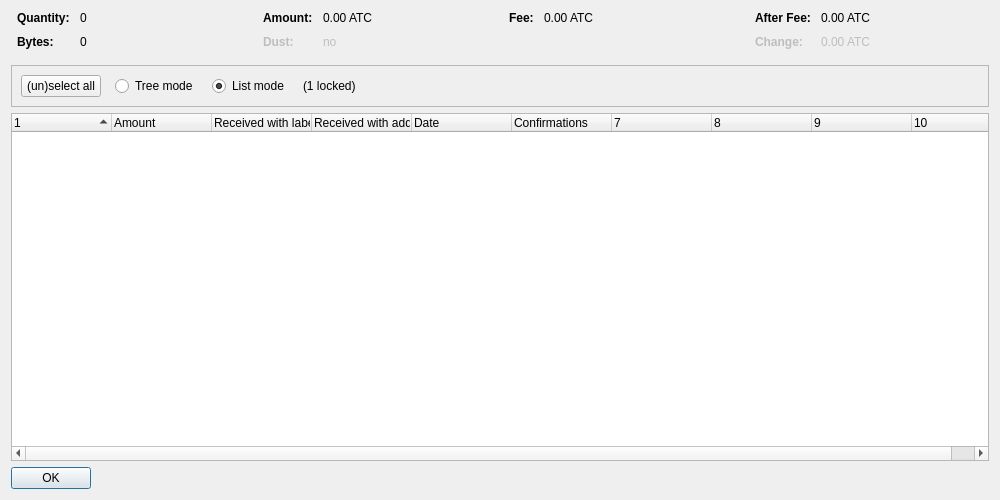
<?xml version="1.0" encoding="UTF-8"?>
<ui version="4.0">
 <class>CoinControlDialog</class>
 <widget class="QDialog" name="CoinControlDialog">
  <property name="geometry">
   <rect>
    <x>0</x>
    <y>0</y>
    <width>1000</width>
    <height>500</height>
   </rect>
  </property>
  <property name="windowTitle">
   <string>Coin Selection</string>
  </property>
  <layout class="QVBoxLayout" name="verticalLayout">
   <item>
    <layout class="QHBoxLayout" name="horizontalLayoutTop" stretch="0,0,0,0">
     <property name="topMargin">
      <number>0</number>
     </property>
     <property name="bottomMargin">
      <number>10</number>
     </property>
     <item>
      <layout class="QFormLayout" name="formLayoutCoinControl1">
       <property name="horizontalSpacing">
        <number>10</number>
       </property>
       <property name="verticalSpacing">
        <number>10</number>
       </property>
       <property name="leftMargin">
        <number>6</number>
       </property>
       <property name="rightMargin">
        <number>6</number>
       </property>
       <item row="0" column="0">
        <widget class="QLabel" name="labelCoinControlQuantityText">
         <property name="font">
          <font>
           <weight>75</weight>
           <bold>true</bold>
          </font>
         </property>
         <property name="text">
          <string>Quantity:</string>
         </property>
        </widget>
       </item>
       <item row="0" column="1">
        <widget class="QLabel" name="labelCoinControlQuantity">
         <property name="cursor">
          <cursorShape>IBeamCursor</cursorShape>
         </property>
         <property name="contextMenuPolicy">
          <enum>Qt::ActionsContextMenu</enum>
         </property>
         <property name="text">
          <string notr="true">0</string>
         </property>
         <property name="textInteractionFlags">
          <set>Qt::LinksAccessibleByMouse|Qt::TextSelectableByKeyboard|Qt::TextSelectableByMouse</set>
         </property>
        </widget>
       </item>
       <item row="1" column="0">
        <widget class="QLabel" name="labelCoinControlBytesText">
         <property name="font">
          <font>
           <weight>75</weight>
           <bold>true</bold>
          </font>
         </property>
         <property name="text">
          <string>Bytes:</string>
         </property>
        </widget>
       </item>
       <item row="1" column="1">
        <widget class="QLabel" name="labelCoinControlBytes">
         <property name="cursor">
          <cursorShape>IBeamCursor</cursorShape>
         </property>
         <property name="contextMenuPolicy">
          <enum>Qt::ActionsContextMenu</enum>
         </property>
         <property name="text">
          <string notr="true">0</string>
         </property>
         <property name="textInteractionFlags">
          <set>Qt::LinksAccessibleByMouse|Qt::TextSelectableByKeyboard|Qt::TextSelectableByMouse</set>
         </property>
        </widget>
       </item>
      </layout>
     </item>
     <item>
      <layout class="QFormLayout" name="formLayoutCoinControl2">
       <property name="horizontalSpacing">
        <number>10</number>
       </property>
       <property name="verticalSpacing">
        <number>10</number>
       </property>
       <property name="leftMargin">
        <number>6</number>
       </property>
       <property name="rightMargin">
        <number>6</number>
       </property>
       <item row="0" column="0">
        <widget class="QLabel" name="labelCoinControlAmountText">
         <property name="font">
          <font>
           <weight>75</weight>
           <bold>true</bold>
          </font>
         </property>
         <property name="text">
          <string>Amount:</string>
         </property>
        </widget>
       </item>
       <item row="0" column="1">
        <widget class="QLabel" name="labelCoinControlAmount">
         <property name="cursor">
          <cursorShape>IBeamCursor</cursorShape>
         </property>
         <property name="contextMenuPolicy">
          <enum>Qt::ActionsContextMenu</enum>
         </property>
         <property name="text">
          <string notr="true">0.00 ATC</string>
         </property>
         <property name="textInteractionFlags">
          <set>Qt::LinksAccessibleByMouse|Qt::TextSelectableByKeyboard|Qt::TextSelectableByMouse</set>
         </property>
        </widget>
       </item>
       <item row="1" column="0">
        <widget class="QLabel" name="labelCoinControlLowOutputText">
         <property name="enabled">
          <bool>false</bool>
         </property>
         <property name="font">
          <font>
           <weight>75</weight>
           <bold>true</bold>
          </font>
         </property>
         <property name="text">
          <string>Dust:</string>
         </property>
        </widget>
       </item>
       <item row="1" column="1">
        <widget class="QLabel" name="labelCoinControlLowOutput">
         <property name="enabled">
          <bool>false</bool>
         </property>
         <property name="cursor">
          <cursorShape>IBeamCursor</cursorShape>
         </property>
         <property name="contextMenuPolicy">
          <enum>Qt::ActionsContextMenu</enum>
         </property>
         <property name="text">
          <string notr="true">no</string>
         </property>
         <property name="textInteractionFlags">
          <set>Qt::LinksAccessibleByMouse|Qt::TextSelectableByKeyboard|Qt::TextSelectableByMouse</set>
         </property>
        </widget>
       </item>
      </layout>
     </item>
     <item>
      <layout class="QFormLayout" name="formLayoutCoinControl3">
       <property name="horizontalSpacing">
        <number>10</number>
       </property>
       <property name="verticalSpacing">
        <number>10</number>
       </property>
       <property name="leftMargin">
        <number>6</number>
       </property>
       <property name="rightMargin">
        <number>6</number>
       </property>
       <item row="0" column="0">
        <widget class="QLabel" name="labelCoinControlFeeText">
         <property name="font">
          <font>
           <weight>75</weight>
           <bold>true</bold>
          </font>
         </property>
         <property name="text">
          <string>Fee:</string>
         </property>
        </widget>
       </item>
       <item row="0" column="1">
        <widget class="QLabel" name="labelCoinControlFee">
         <property name="cursor">
          <cursorShape>IBeamCursor</cursorShape>
         </property>
         <property name="contextMenuPolicy">
          <enum>Qt::ActionsContextMenu</enum>
         </property>
         <property name="text">
          <string notr="true">0.00 ATC</string>
         </property>
         <property name="textInteractionFlags">
          <set>Qt::LinksAccessibleByMouse|Qt::TextSelectableByKeyboard|Qt::TextSelectableByMouse</set>
         </property>
        </widget>
       </item>
      </layout>
     </item>
     <item>
      <layout class="QFormLayout" name="formLayoutCoinControl4">
       <property name="horizontalSpacing">
        <number>10</number>
       </property>
       <property name="verticalSpacing">
        <number>10</number>
       </property>
       <property name="leftMargin">
        <number>6</number>
       </property>
       <property name="rightMargin">
        <number>6</number>
       </property>
       <item row="0" column="0">
        <widget class="QLabel" name="labelCoinControlAfterFeeText">
         <property name="font">
          <font>
           <weight>75</weight>
           <bold>true</bold>
          </font>
         </property>
         <property name="text">
          <string>After Fee:</string>
         </property>
        </widget>
       </item>
       <item row="0" column="1">
        <widget class="QLabel" name="labelCoinControlAfterFee">
         <property name="cursor">
          <cursorShape>IBeamCursor</cursorShape>
         </property>
         <property name="contextMenuPolicy">
          <enum>Qt::ActionsContextMenu</enum>
         </property>
         <property name="text">
          <string notr="true">0.00 ATC</string>
         </property>
         <property name="textInteractionFlags">
          <set>Qt::LinksAccessibleByMouse|Qt::TextSelectableByKeyboard|Qt::TextSelectableByMouse</set>
         </property>
        </widget>
       </item>
       <item row="1" column="0">
        <widget class="QLabel" name="labelCoinControlChangeText">
         <property name="enabled">
          <bool>false</bool>
         </property>
         <property name="font">
          <font>
           <weight>75</weight>
           <bold>true</bold>
          </font>
         </property>
         <property name="text">
          <string>Change:</string>
         </property>
        </widget>
       </item>
       <item row="1" column="1">
        <widget class="QLabel" name="labelCoinControlChange">
         <property name="enabled">
          <bool>false</bool>
         </property>
         <property name="cursor">
          <cursorShape>IBeamCursor</cursorShape>
         </property>
         <property name="contextMenuPolicy">
          <enum>Qt::ActionsContextMenu</enum>
         </property>
         <property name="text">
          <string notr="true">0.00 ATC</string>
         </property>
         <property name="textInteractionFlags">
          <set>Qt::LinksAccessibleByMouse|Qt::TextSelectableByKeyboard|Qt::TextSelectableByMouse</set>
         </property>
        </widget>
       </item>
      </layout>
     </item>
    </layout>
   </item>
   <item>
    <widget class="QFrame" name="frame">
     <property name="minimumSize">
      <size>
       <width>0</width>
       <height>40</height>
      </size>
     </property>
     <property name="frameShape">
      <enum>QFrame::StyledPanel</enum>
     </property>
     <property name="frameShadow">
      <enum>QFrame::Sunken</enum>
     </property>
     <layout class="QHBoxLayout" name="horizontalLayout">
      <item>
       <layout class="QHBoxLayout" name="horizontalLayoutPanel" stretch="0,0,0,0,0">
        <property name="spacing">
         <number>14</number>
        </property>
        <item>
         <widget class="QPushButton" name="pushButtonSelectAll">
          <property name="sizePolicy">
           <sizepolicy hsizetype="Maximum" vsizetype="Fixed">
            <horstretch>0</horstretch>
            <verstretch>0</verstretch>
           </sizepolicy>
          </property>
          <property name="text">
           <string>(un)select all</string>
          </property>
          <property name="autoDefault">
           <bool>false</bool>
          </property>
         </widget>
        </item>
        <item>
         <widget class="QRadioButton" name="radioTreeMode">
          <property name="sizePolicy">
           <sizepolicy hsizetype="Maximum" vsizetype="Fixed">
            <horstretch>0</horstretch>
            <verstretch>0</verstretch>
           </sizepolicy>
          </property>
          <property name="text">
           <string>Tree mode</string>
          </property>
         </widget>
        </item>
        <item>
         <widget class="QRadioButton" name="radioListMode">
          <property name="sizePolicy">
           <sizepolicy hsizetype="Maximum" vsizetype="Fixed">
            <horstretch>0</horstretch>
            <verstretch>0</verstretch>
           </sizepolicy>
          </property>
          <property name="text">
           <string>List mode</string>
          </property>
          <property name="checked">
           <bool>true</bool>
          </property>
         </widget>
        </item>
        <item>
         <widget class="QLabel" name="labelLocked">
          <property name="text">
           <string notr="true">(1 locked)</string>
          </property>
         </widget>
        </item>
        <item>
         <spacer name="horizontalSpacer">
          <property name="orientation">
           <enum>Qt::Horizontal</enum>
          </property>
          <property name="sizeHint" stdset="0">
           <size>
            <width>40</width>
            <height>20</height>
           </size>
          </property>
         </spacer>
        </item>
       </layout>
      </item>
     </layout>
    </widget>
   </item>
   <item>
    <widget class="CoinControlTreeWidget" name="treeWidget">
     <property name="contextMenuPolicy">
      <enum>Qt::CustomContextMenu</enum>
     </property>
     <property name="sortingEnabled">
      <bool>false</bool>
     </property>
     <property name="columnCount">
      <number>10</number>
     </property>
     <attribute name="headerShowSortIndicator" stdset="0">
      <bool>true</bool>
     </attribute>
     <attribute name="headerStretchLastSection">
      <bool>false</bool>
     </attribute>
     <column>
      <property name="text">
       <string/>
      </property>
     </column>
     <column>
      <property name="text">
       <string>Amount</string>
      </property>
     </column>
     <column>
      <property name="text">
       <string>Received with label</string>
      </property>
     </column>
     <column>
      <property name="text">
       <string>Received with address</string>
      </property>
     </column>
     <column>
      <property name="text">
       <string>Date</string>
      </property>
     </column>
     <column>
      <property name="text">
       <string>Confirmations</string>
      </property>
      <property name="toolTip">
       <string>Confirmed</string>
      </property>
     </column>
     <column>
      <property name="text">
       <string/>
      </property>
     </column>
     <column>
      <property name="text">
       <string/>
      </property>
     </column>
     <column>
      <property name="text">
       <string/>
      </property>
     </column>
     <column>
      <property name="text">
       <string/>
      </property>
     </column>
    </widget>
   </item>
   <item>
    <widget class="QDialogButtonBox" name="buttonBox">
     <property name="sizePolicy">
      <sizepolicy hsizetype="Maximum" vsizetype="Fixed">
       <horstretch>0</horstretch>
       <verstretch>0</verstretch>
      </sizepolicy>
     </property>
     <property name="orientation">
      <enum>Qt::Horizontal</enum>
     </property>
     <property name="standardButtons">
      <set>QDialogButtonBox::Ok</set>
     </property>
    </widget>
   </item>
  </layout>
 </widget>
 <customwidgets>
  <customwidget>
   <class>CoinControlTreeWidget</class>
   <extends>QTreeWidget</extends>
   <header>qt/coincontroltreewidget.h</header>
  </customwidget>
 </customwidgets>
 <resources/>
 <connections/>
</ui>
